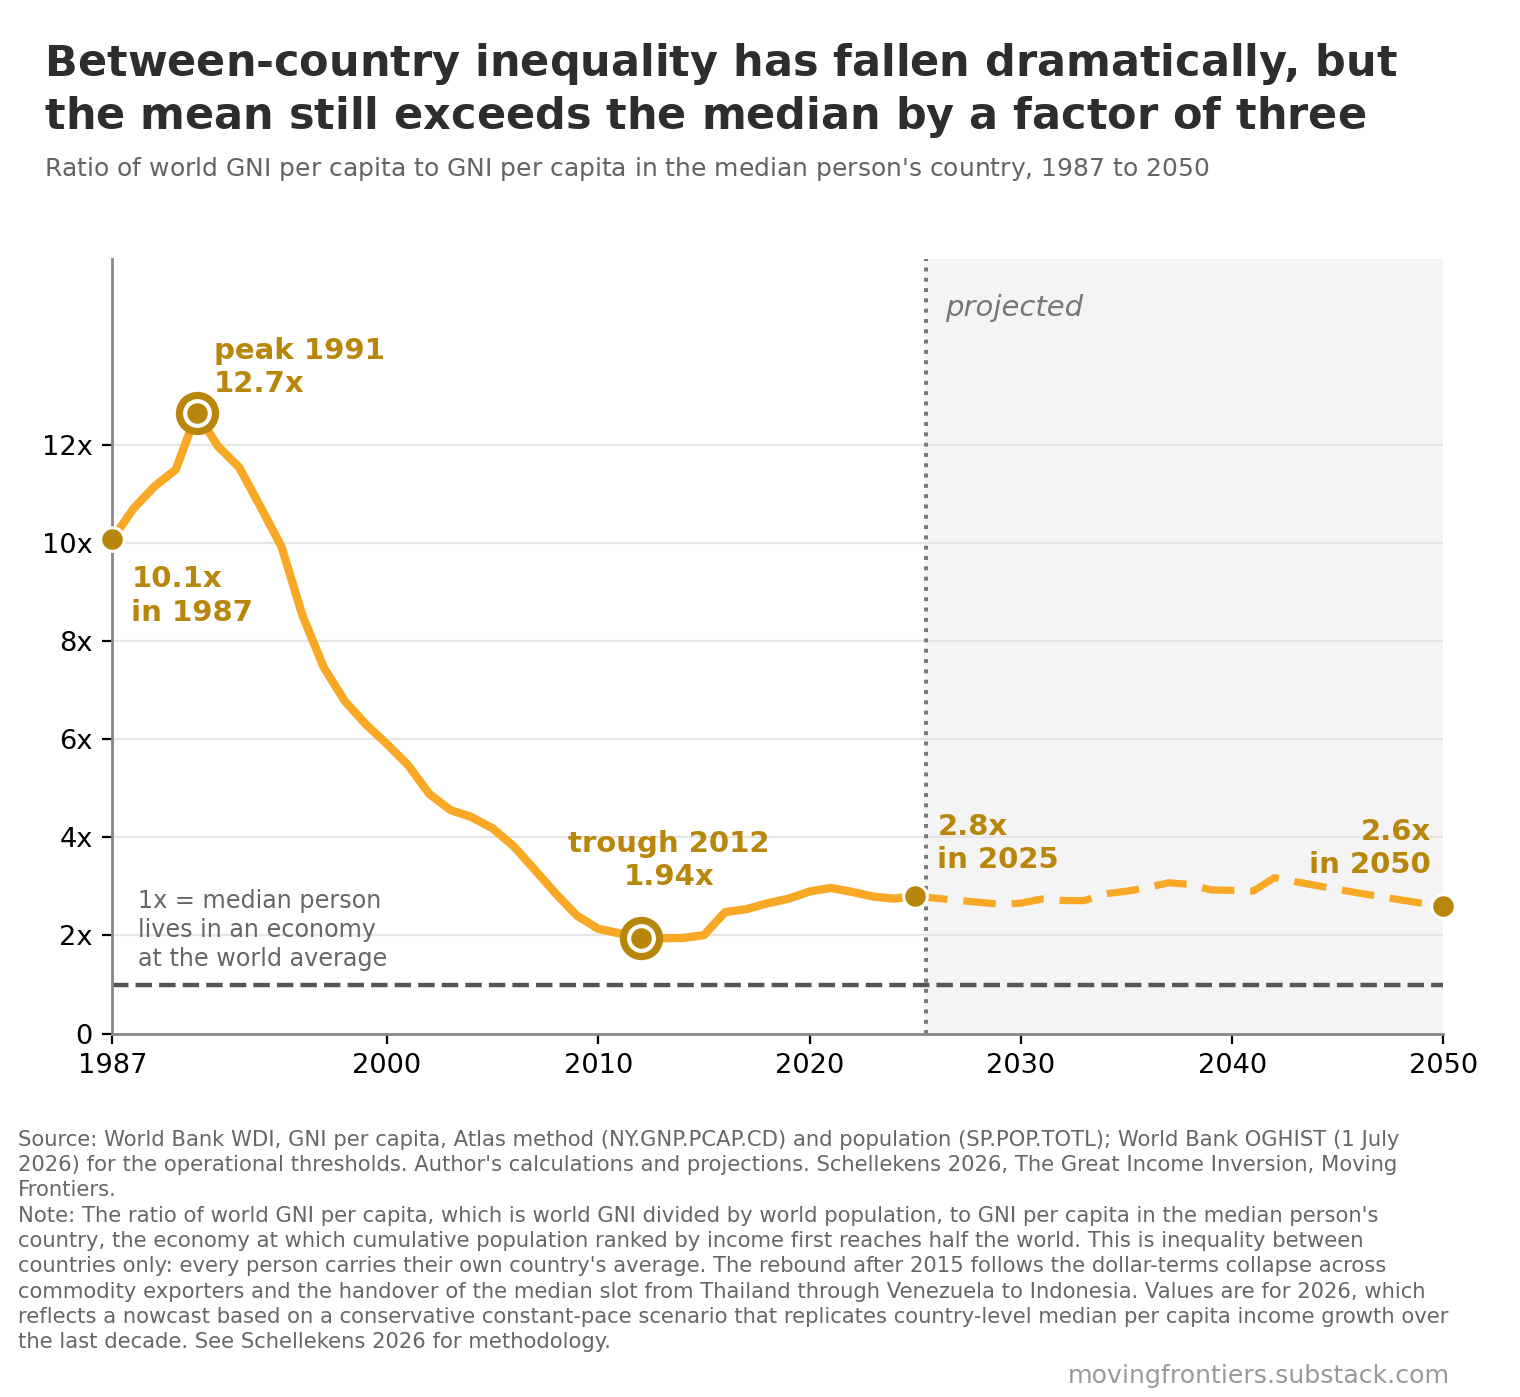

Recreate this plot in Python.
"""Chart 2: mean-to-median ratio.

Self-sufficient: the data this chart consumes are embedded below, frozen at the
July 2026 vintage. No external files, downloads or network access. Writes the png
of the same name. Run from any directory:  python3 chart-2-mean-to-median-ratio-build.py
Requires Python 3 with numpy, matplotlib and Pillow.
"""
# ------------------------------------------------------------------ provenance
# Embedded data, frozen 29 August 2026 from the chart csv of the replication
# bundle for "If the World Were a Country, It Would Be a Very Strange One"
# (https://movingfrontiers.substack.com/p/the-world-turns-rich-this-year).
# Upstream sources: World Bank OGHIST classification and income thresholds,
# release of 1 July 2026; World Bank WDI, GNI per capita, Atlas method
# (NY.GNP.PCAP.CD) and population (SP.POP.TOTL), July 2026 release; UN World
# Population Prospects 2024, medium variant.
# Values for 2026 onward are not raw source data: they are the author's
# nowcast and projection (conservative constant-pace scenario), carried from
# the projection workbook into the bundle csv and frozen here.
# Do not replace the embedded table with a live download or API call: the
# output is pinned to this vintage and must keep running offline.
# The shared helper functions and the caption texts are duplicated verbatim
# across the five chart scripts of this folder; the duplication is deliberate
# so each file stays single-file self-sufficient.
import os
import numpy as np
import matplotlib; matplotlib.use('Agg')
import matplotlib.pyplot as plt
from PIL import Image, ImageDraw, ImageFont

RED='#C62828'; AMBER='#F9A825'; AMBERTXT='#B8860B'; INDIGO='#283593'; INK='#141414'

SRC=("Source: World Bank OGHIST classification and income thresholds, 1 July 2026; GNI per capita, Atlas method, and population from "
"World Bank WDI, July 2026 release; UN World Population Prospects 2024, medium variant; author's calculations and projections. "
"Schellekens 2026, The Great Income Inversion, Moving Frontiers." + chr(10))
PROJ=("Note: Values are for 2026, which reflects a nowcast based on a conservative constant-pace scenario that replicates country-level "
"median per capita income growth over the last decade. See Schellekens 2026 for methodology. ")
CAVEAT=("World GNI per capita is world GNI divided by world population, $14,801 in 2026, covering 8.14 billion people. Every person "
"carries their own country's average, so this is inequality between countries, not within them. ")

def frame(figsize):
    plt.rcParams.update({'font.family':'DejaVu Sans','font.size':13,'axes.edgecolor':'#888',
     'axes.linewidth':1.0,'figure.facecolor':'white','xtick.labelsize':10,'ytick.labelsize':10})
    fig,ax=plt.subplots(figsize=figsize,dpi=200)
    ax.grid(axis='y',color='#E8E8E8',lw=0.8,zorder=0); ax.set_axisbelow(True)
    ax.spines['top'].set_visible(False); ax.spines['right'].set_visible(False)
    return fig,ax

# ---------------------------------------------------------------- shared helpers
def caption(fig, ax, cap, fs, url_on_last_line, gap_lines=2.0, use_xlabel=False):
    """Moving Frontiers caption block. The watermark either sits on the baseline of
    the last note line, or on its own line below it."""
    fig.canvas.draw(); r=fig.canvas.get_renderer()
    Wpx=fig.get_figwidth()*fig.dpi
    bots=[t.get_window_extent(r).y0 for t in ax.get_xticklabels() if t.get_text()]
    if use_xlabel and ax.xaxis.label.get_text():
        bots.append(ax.xaxis.label.get_window_extent(r).y0)
    xb=fig.transFigure.inverted().transform((0,min(bots)))[1]
    for lg in fig.legends:
        lb=lg.get_window_extent(r).transformed(fig.transFigure.inverted())
        if lb.y1<xb: xb=min(xb,lb.y0)
    LH=fs*1.2/(72*fig.get_figheight())
    pr=fig.text(0,0,'0',fontsize=fs); fig.canvas.draw()
    CW=pr.get_window_extent(fig.canvas.get_renderer()).width/Wpx; pr.remove()
    def w(t,size=fs):
        tt=fig.text(0,0,t,fontsize=size); fig.canvas.draw()
        v=tt.get_window_extent(fig.canvas.get_renderer()).width/Wpx; tt.remove(); return v
    URL='movingfrontiers.substack.com'; UFS=fs*1.2
    x0=0.012; right=1.0-70.0/Wpx
    full=right-x0
    lastmax=right-w(URL,UFS)-2.0*CW-x0 if url_on_last_line else full
    lines=[]
    for para in cap.split(chr(10)):
        cur=''
        for word in para.split():
            z=(cur+' '+word).strip()
            if w(z)<=full or not cur: cur=z
            else: lines.append(cur); cur=word
        lines.append(cur)
    if url_on_last_line:
        for _ in range(400):
            if w(lines[-1])>lastmax and ' ' in lines[-1]:
                h,_,t=lines[-1].rpartition(' '); lines[-1]=h; lines.append(t); continue
            if len(lines)>=2 and w(lines[-2])>lastmax and ' ' in lines[-2]:
                h,_,t=lines[-2].rpartition(' ')
                lines[-2]=h; lines[-1]=(t+' '+lines[-1]).strip(); continue
            break
        if len(lines)>=2:
            while ' ' in lines[-2]:
                h,_,t=lines[-2].rpartition(' ')
                cand=(t+' '+lines[-1]).strip()
                if w(cand)>lastmax: break
                if abs(w(cand)-w(h))>=abs(w(lines[-1])-w(lines[-2])): break
                lines[-2]=h; lines[-1]=cand
    top=xb-gap_lines*LH
    objs=[fig.text(x0,top-i*LH,ln,fontsize=fs,color='#666',va='top') for i,ln in enumerate(lines)]
    fig.canvas.draw(); r2=fig.canvas.get_renderer()
    lb=objs[-1].get_window_extent(r2).transformed(fig.transFigure.inverted())
    if url_on_last_line:
        fig.text(right,lb.y0,URL,ha='right',va='bottom',fontsize=UFS,color='#999')
        assert lb.y0>0.004,'caption runs off the canvas'
    else:
        fig.text(right,lb.y0-0.45*LH,URL,ha='right',va='top',fontsize=UFS,color='#999')
        assert lb.y0-0.45*LH>0.004,'caption runs off the canvas'
    print('  caption %d lines'%len(lines))

def title_band(path, title, sub, title_frac, sub_frac):
    """Composite the title and subtitle above the rendered figure with PIL, after
    cropping the figure to its ink, so a two-line title never squeezes the plot."""
    _ttf=os.path.join(matplotlib.get_data_path(),'fonts','ttf')
    FB=os.path.join(_ttf,'DejaVuSans-Bold.ttf')
    FR=os.path.join(_ttf,'DejaVuSans.ttf')
    if not os.path.isfile(FB): FB='/usr/share/fonts/truetype/dejavu/DejaVuSans-Bold.ttf'
    if not os.path.isfile(FR): FR='/usr/share/fonts/truetype/dejavu/DejaVuSans.ttf'
    assert os.path.isfile(FB) and os.path.isfile(FR), 'DejaVu Sans fonts not found in the matplotlib bundle or the system path'
    im=Image.open(path).convert('RGB')
    a=np.array(im.convert('L')); rr=np.where((a<250).sum(axis=1)>0)[0]
    im=im.crop((0,0,im.size[0],min(im.size[1],int(rr.max())+10)))
    W,H=im.size
    fs=int(W*title_frac); f1=ImageFont.truetype(FB,fs)
    fss=int(W*sub_frac);  f2=ImageFont.truetype(FR,fss)
    dd=ImageDraw.Draw(im); M=int(W*0.03); LIM=W-2*M
    def wrap(t,f):
        o=[];cur=''
        for x in t.split():
            z=(cur+' '+x).strip()
            if dd.textlength(z,font=f)<=LIM: cur=z
            else: o.append(cur); cur=x
        o.append(cur); return o
    tl=wrap(title,f1); sl=wrap(sub,f2)
    lh=int(fs*1.25); lhs=int(fss*1.35)
    bh=int(fs*0.85)+lh*len(tl)+int(fss*0.55)+lhs*len(sl)+int(fs*0.22)
    cv=Image.new('RGB',(W,H+bh),'white'); cv.paste(im,(0,bh))
    dr=ImageDraw.Draw(cv); y=int(fs*0.85)
    for ln in tl: dr.text((M,y),ln,font=f1,fill=(45,45,45)); y+=lh
    y+=int(fss*0.4)
    for ln in sl: dr.text((M,y),ln,font=f2,fill=(100,100,100)); y+=lhs
    cv.save(path,optimize=True)
    print('  wrote %s  %dx%d'%(path,cv.size[0],cv.size[1]))

# --------------------------------------------- embedded data (see provenance)
DATA=(  # (year, mean_to_median_ratio), csv row order
(1987,10.083),
(1988,10.7058),
(1989,11.16),
(1990,11.5014),
(1991,12.6566),
(1992,11.9764),
(1993,11.5489),
(1994,10.753),
(1995,9.9374),
(1996,8.5268),
(1997,7.4726),
(1998,6.7814),
(1999,6.3057),
(2000,5.9045),
(2001,5.4743),
(2002,4.8877),
(2003,4.5583),
(2004,4.4152),
(2005,4.1839),
(2006,3.8185),
(2007,3.3354),
(2008,2.8481),
(2009,2.4015),
(2010,2.1357),
(2011,2.0437),
(2012,1.9407),
(2013,1.9439),
(2014,1.9487),
(2015,2.0071),
(2016,2.4765),
(2017,2.5359),
(2018,2.6556),
(2019,2.7498),
(2020,2.897),
(2021,2.97),
(2022,2.8901),
(2023,2.7934),
(2024,2.751),
(2025,2.802),
(2026,2.7588),
(2027,2.7175),
(2028,2.6774),
(2029,2.6386),
(2030,2.6592),
(2031,2.7447),
(2032,2.7131),
(2033,2.7108),
(2034,2.8506),
(2035,2.9026),
(2036,2.9782),
(2037,3.0756),
(2038,3.0397),
(2039,2.9289),
(2040,2.9189),
(2041,2.9056),
(2042,3.1795),
(2043,3.0966),
(2044,3.0167),
(2045,2.9395),
(2046,2.8651),
(2047,2.7932),
(2048,2.7239),
(2049,2.6569),
(2050,2.5922),
)
YY=[t[0] for t in DATA]
S=[t[1] for t in DATA]
NH=YY.index(2025)+1
plt.rcParams.update({'font.family':'DejaVu Sans','font.size':14,'axes.edgecolor':'#888',
 'axes.linewidth':1.0,'figure.facecolor':'white','xtick.labelsize':9.8,'ytick.labelsize':9.8})
fig,ax=plt.subplots(figsize=(7.6,6.6),dpi=200)
ax.axvspan(2025.5,2050,color='#F4F4F4',zorder=0)
ax.axvline(2025.5,ls=':',lw=1.4,color='#777',zorder=1)
ax.grid(axis='y',color='#E6E6E6',lw=0.8,zorder=0); ax.set_axisbelow(True)
ax.spines['top'].set_visible(False); ax.spines['right'].set_visible(False)
ax.axhline(1.0,ls='--',lw=1.6,color='#555',zorder=2)
ax.plot(YY[:NH],S[:NH],color=AMBER,lw=3.0,zorder=5,solid_capstyle='round')
ax.plot(YY[NH-1:],S[NH-1:],color=AMBER,lw=2.6,ls=(0,(4.5,2.2)),zorder=5)
ax.set_xlim(1987,2050); ax.set_xticks([1987,2000,2010,2020,2030,2040,2050])
ax.set_ylim(0,15.8); ax.set_yticks([0,2,4,6,8,10,12])
ax.set_yticklabels(['0','2x','4x','6x','8x','10x','12x'])
pk=YY[int(np.argmax(S[:NH]))]; tr=YY[int(np.argmin(S[:NH]))]
assert round(S[YY.index(1987)],1)==10.1, 'in-chart label "10.1x in 1987" is orphaned'
assert pk==1991 and round(S[YY.index(pk)],1)==12.7, 'in-chart label "peak 1991 / 12.7x" is orphaned'
assert tr==2012 and round(S[YY.index(tr)],2)==1.94, 'in-chart label "trough 2012 / 1.94x" is orphaned'
assert round(S[YY.index(2025)],1)==2.8, 'in-chart label "2.8x in 2025" is orphaned'
assert YY[-1]==2050 and round(S[-1],1)==2.6, 'in-chart label "2.6x in 2050" is orphaned'
assert round(S[YY.index(2025)])==3, 'title: "the mean still exceeds the median by a factor of three"'
for yr,ms in ((pk,13),(tr,13)):
    ax.plot([yr],[S[YY.index(yr)]],'o',mfc='white',mec=AMBERTXT,mew=2.6,ms=ms,zorder=30,clip_on=False)
LBL=[(1987,'10.1x'+chr(10)+'in 1987',1987.9,9.55,'left','top'),
     (pk,'peak 1991'+chr(10)+'12.7x',pk+0.8,S[YY.index(pk)]+0.30,'left','bottom'),
     (tr,'trough 2012'+chr(10)+'1.94x',tr+1.35,2.90,'center','bottom'),
     (2025,'2.8x'+chr(10)+'in 2025',2026.05,S[YY.index(2025)]+0.45,'left','bottom'),
     (2050,'2.6x'+chr(10)+'in 2050',2049.4,S[-1]+0.55,'right','bottom')]
for yr,txt,lx,ly,ha,va in LBL:
    ax.plot([yr],[S[YY.index(yr)]],'o',mfc=AMBERTXT,mec='white',mew=1.1,ms=8.5,zorder=30,clip_on=False)
    ax.text(lx,ly,txt,fontsize=10.5,fontweight='bold',color=AMBERTXT,ha=ha,va=va,linespacing=1.25,zorder=31)
ax.text(2026.4,15.8*0.955,'projected',fontsize=10.5,color='#777',style='italic',ha='left',va='top')
ax.text(1988.2,1.06+0.5*0.435,'1x = median person'+chr(10)+'lives in an economy'+chr(10)+'at the world average',
        fontsize=8.6,color='#666',ha='left',va='bottom',linespacing=1.25)
fig.tight_layout(rect=[0,0.300,1,0.985])
CAP=("Source: World Bank WDI, GNI per capita, Atlas method (NY.GNP.PCAP.CD) and population (SP.POP.TOTL); World Bank OGHIST "
"(1 July 2026) for the operational thresholds. Author's calculations and projections. Schellekens 2026, The Great Income Inversion, "
"Moving Frontiers."+chr(10)+
"Note: The ratio of world GNI per capita, which is world GNI divided by world population, to GNI per capita in the median person's "
"country, the economy at which cumulative population ranked by income first reaches half the world. This is inequality between countries "
"only: every person carries their own country's average. The rebound after 2015 follows the dollar-terms collapse across commodity "
"exporters and the handover of the median slot from Thailand through Venezuela to Indonesia. Values are for 2026, which reflects a "
"nowcast based on a conservative constant-pace scenario that replicates country-level median per capita income growth over the last "
"decade. See Schellekens 2026 for methodology.")
caption(fig,ax,CAP,7.6,url_on_last_line=False,gap_lines=2.0)
fig.savefig('chart-2-mean-to-median-ratio.png',dpi=200); plt.close(fig)
title_band('chart-2-mean-to-median-ratio.png',
  "Between-country inequality has fallen dramatically, but the mean still exceeds the median by a factor of three",
  "Ratio of world GNI per capita to GNI per capita in the median person's country, 1987 to 2050",0.0285,0.0168)
